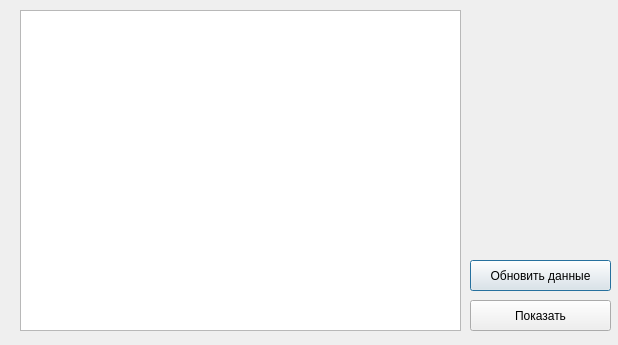
<?xml version="1.0" encoding="UTF-8"?>
<ui version="4.0">
 <class>Status</class>
 <widget class="QDialog" name="Status">
  <property name="geometry">
   <rect>
    <x>0</x>
    <y>0</y>
    <width>618</width>
    <height>345</height>
   </rect>
  </property>
  <property name="windowTitle">
   <string>Окно состояния</string>
  </property>
  <widget class="QPushButton" name="update">
   <property name="geometry">
    <rect>
     <x>470</x>
     <y>260</y>
     <width>141</width>
     <height>31</height>
    </rect>
   </property>
   <property name="text">
    <string>Обновить данные</string>
   </property>
  </widget>
  <widget class="QPushButton" name="show">
   <property name="geometry">
    <rect>
     <x>470</x>
     <y>300</y>
     <width>141</width>
     <height>31</height>
    </rect>
   </property>
   <property name="text">
    <string>Показать</string>
   </property>
  </widget>
  <widget class="QTextBrowser" name="textBrowser">
   <property name="geometry">
    <rect>
     <x>20</x>
     <y>10</y>
     <width>441</width>
     <height>321</height>
    </rect>
   </property>
   <property name="readOnly">
    <bool>true</bool>
   </property>
  </widget>
 </widget>
 <resources/>
 <connections/>
</ui>
